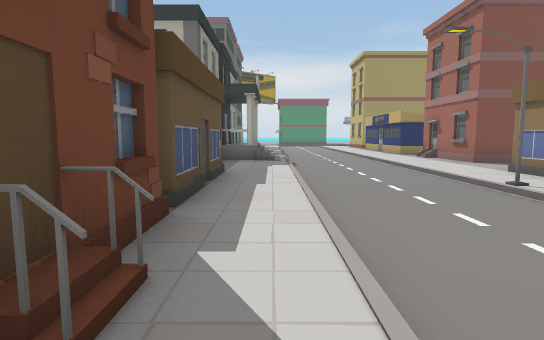
[1] (above)

24 first-person views from a walk through a scene from a Unity 3-D project. The camera is 1.5 m above the floor, tilts 6° down and sees 80° across. The floor is counted in squares, 2 m on a side. Each view is taken from the middle of a square. On the plan, view 1 faces up. The plan holds only what a view shows up to about 11 squares ahead; the rest is blank. The place goes on beyond the plan.

[2]
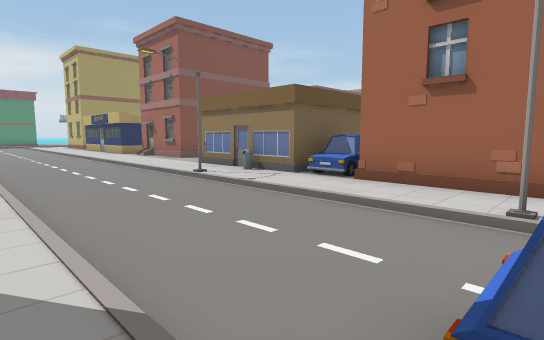

[3]
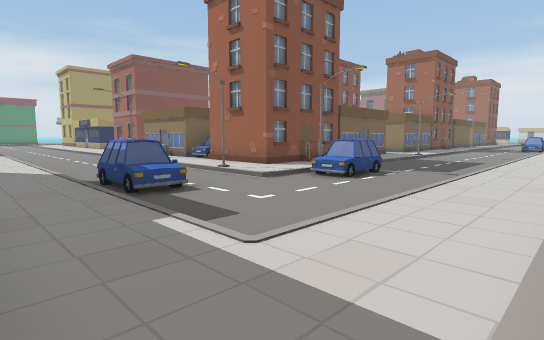

[4]
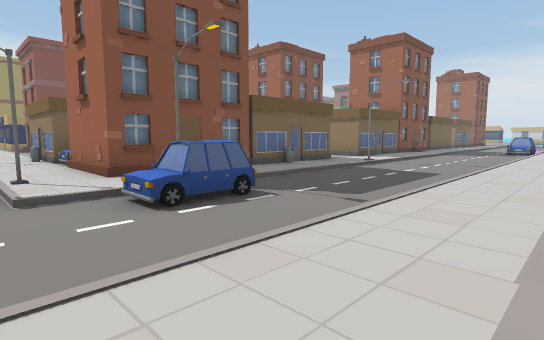

[5]
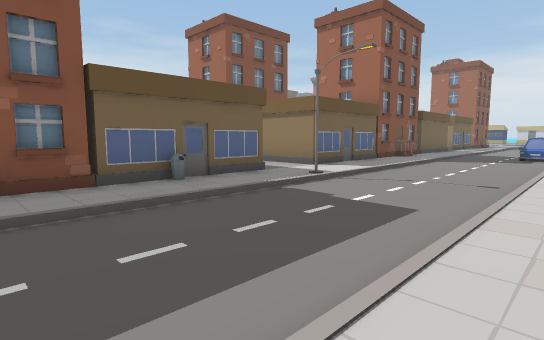

[6]
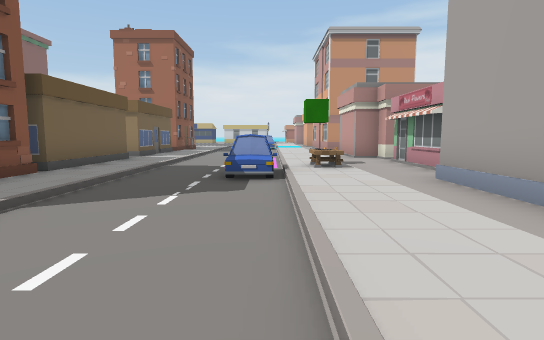

[7]
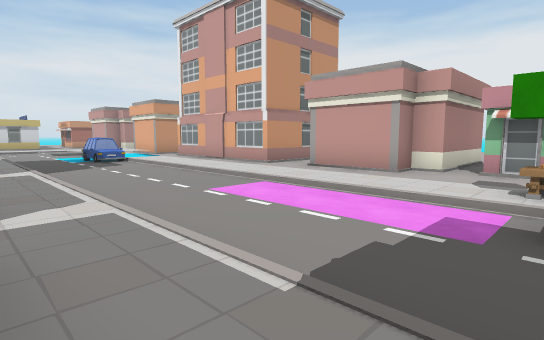

[8]
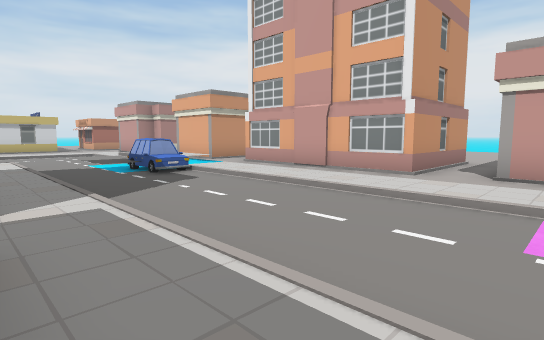

[9]
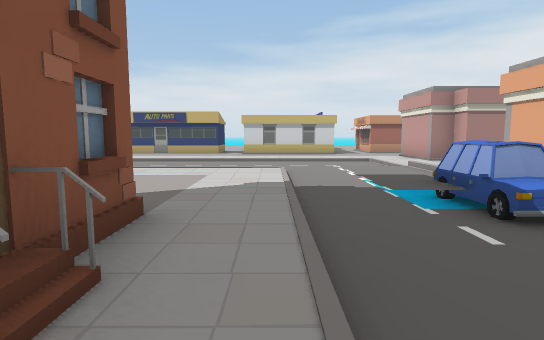

[10]
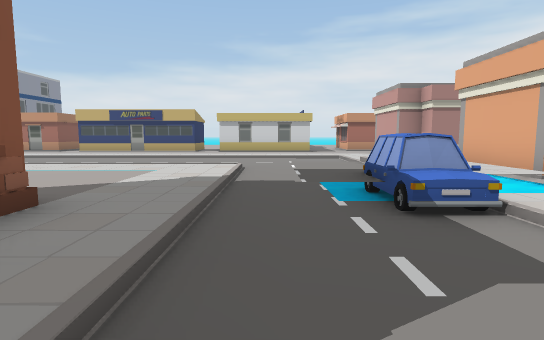

[11]
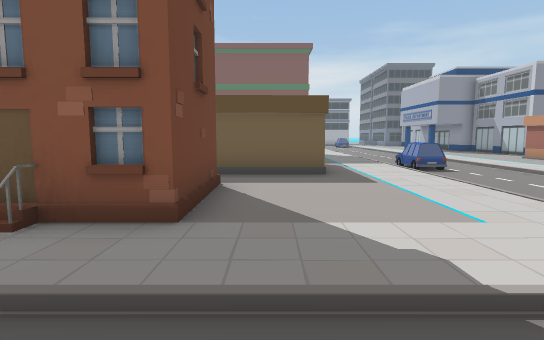

[12]
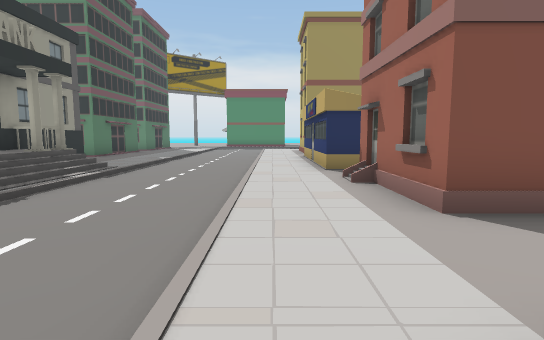

[13]
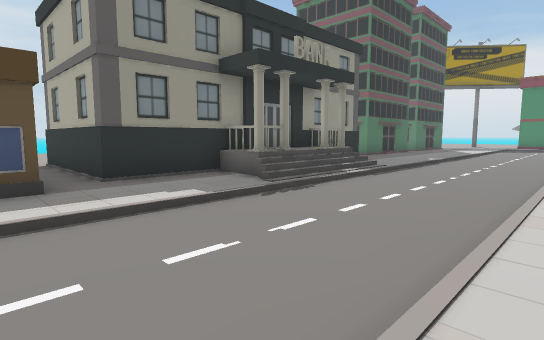

[14]
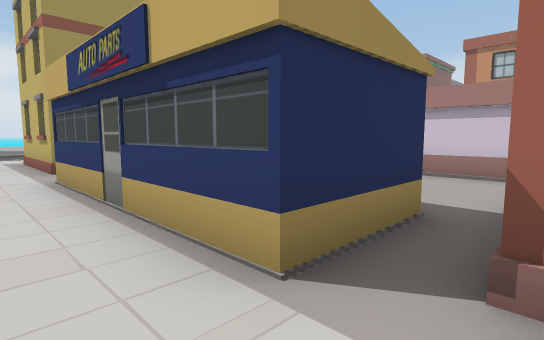

[15]
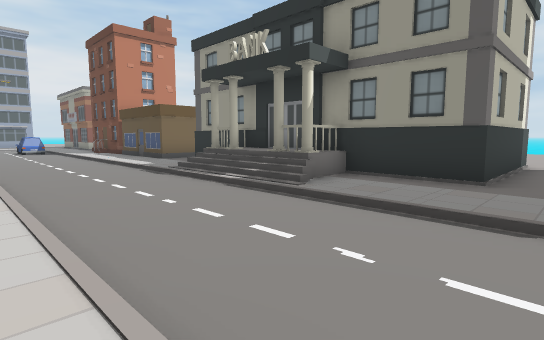

[16]
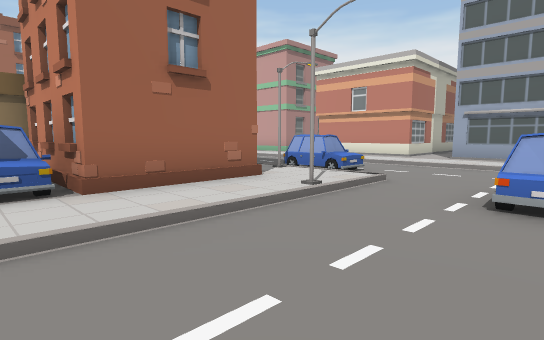

[17]
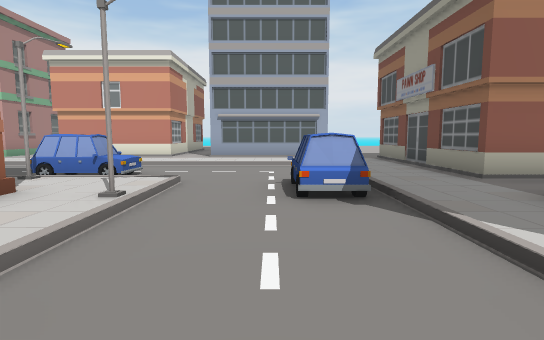

[18]
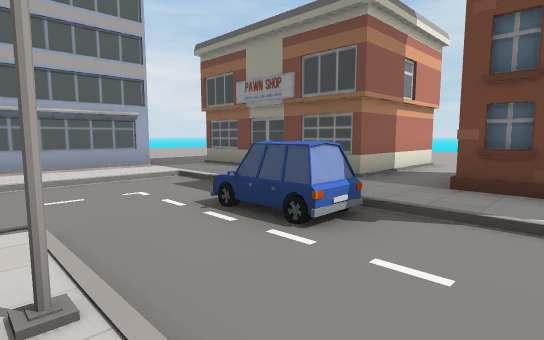

[19]
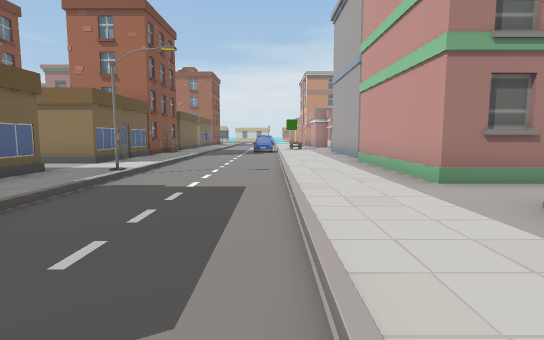

[20]
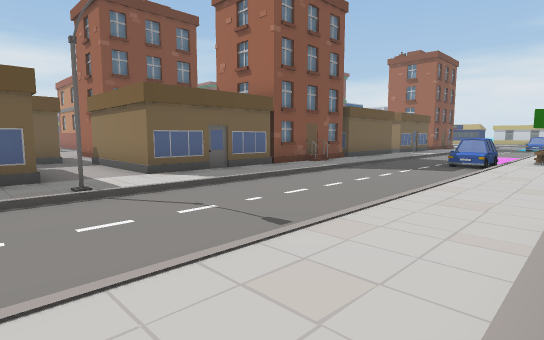

[21]
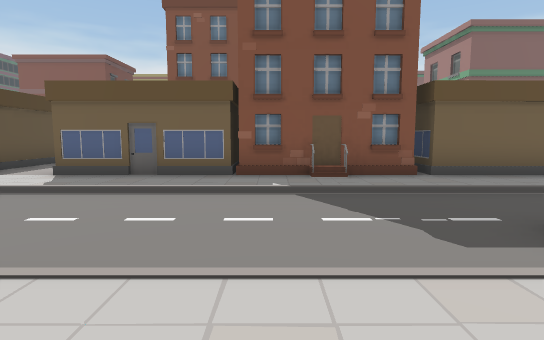

[22]
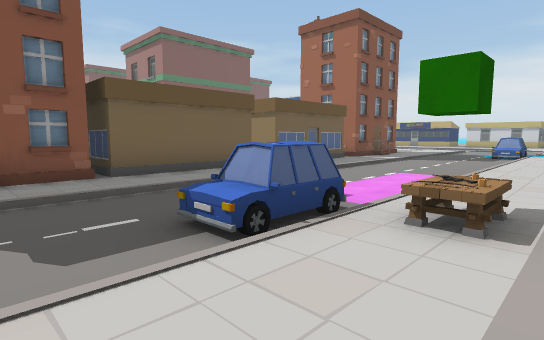

[23]
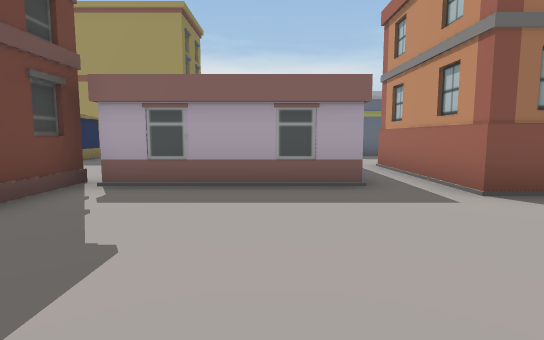

[24]
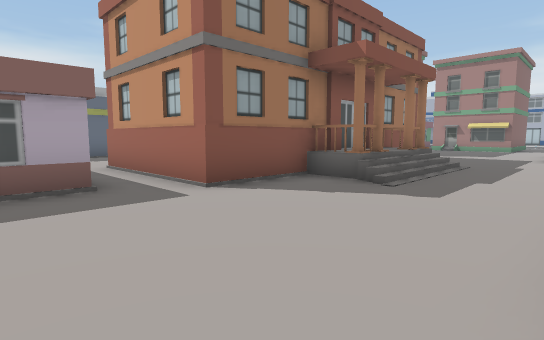

### Floor plan
Key: @ floor where view 1 was taken; # wall or solid block; . main floor; : floor 0.25 m higher than the main floor; - floor 0.25 m lower than the main floor; + floor 0.5 m higher than the main floor; * floor 1 m higher than the main floor; / step, stairs or slope; B building; H house; I bin; C car; T table.
Columns run from 6 left of view 1 to 41 right of it. Each row starts with its distance up from view 1.
 17     ...---.. #.
 16 .####..---.. B.
 15     #..---.. B..     .#
 14     #..---..  ...#   .#
 13     #*/---..##...#   .#
 12     #*/---..#   ####B.#
 11     #B/---..#   #.....########
 10     #B/---..B    .......BB B.....
  9     #..---..##   ................
  8 .####..---...     .............
  7  ......---..       .......                /.  -.
  6      H.---.H    H                         /.CC-.
  5      #.---.I    H                         /.-C-.
  4      H.---.H       #.H                H###/.---.
  3      #.---.CC      ..                  .../.---.
  2      #.---.C####  #.#      H           H../.---.
  1      #.---.## ##  #.#  #  ##           #../.---.
  0      H@---.#  ##  #.#  ####H    #     ##../.---.
 -1   .....C--#..H.HI....H.../.......HH..H......---.
 -2 .####..C--..#.....#....../..................---.
 -3  B   ..----CC----------------------------------.
 -4      ..--------------------CC-----------://----.
 -5      ..--------------------CC----------CC//- --.
 -6      .......................T...........++   ...
 -7      ................................B...###  B#
 -8      .B    .###B.#   BB####BB#.B##.#    .#    ##

Where each view was taken, in squares from view 1:
view 1: 0 up, 0 right, facing up
view 2: 1 down, 0 right, facing up-right
view 3: 7 down, 1 left, facing up-right
view 4: 7 down, 3 right, facing up-right
view 5: 6 down, 7 right, facing up-right
view 6: 5 down, 15 right, facing right
view 7: 1 down, 22 right, facing down-right
view 8: 1 down, 26 right, facing down-right
view 9: 2 down, 30 right, facing right
view 10: 3 down, 30 right, facing right
view 11: 4 down, 34 right, facing up
view 12: 6 up, 4 right, facing up
view 13: 6 up, 4 right, facing up-left
view 14: 12 up, 4 right, facing up-right
view 15: 17 up, 4 right, facing down-left
view 16: 3 up, 1 right, facing down-right
view 17: 3 up, 2 right, facing down
view 18: 1 up, 4 right, facing down-left
view 19: 5 down, 6 right, facing right
view 20: 7 down, 11 right, facing up-right
view 21: 7 down, 18 right, facing up
view 22: 7 down, 19 right, facing up-right
view 23: 7 up, 13 right, facing up
view 24: 7 up, 13 right, facing up-right
